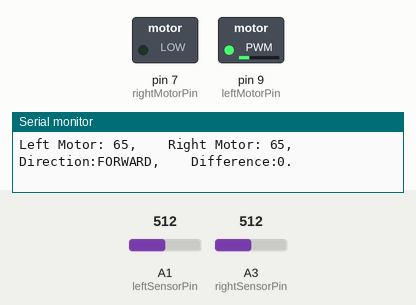
Recording of a sketch running on a simulated Arduino Uno, built with avr-gcc and run on an emulated ATmega328P. On the bench: switched loads named in the sketch (green lamp = pin HIGH), the last lines printed to the serial monitor. The test bench sets the inputs (shaded band); at power-on: A1 (leftSensorPin) = 512, A3 (rightSensorPin) = 512.

Above: at 1.2 s.
1.3 s: A1 (leftSensorPin) set to 716
At 2.5 s:
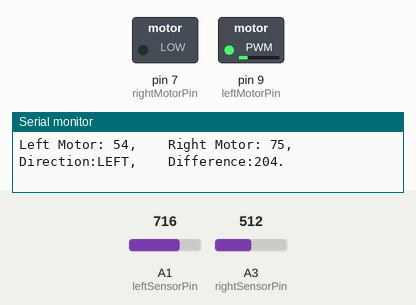
2.8 s: A3 (rightSensorPin) set to 900
At 4.3 s:
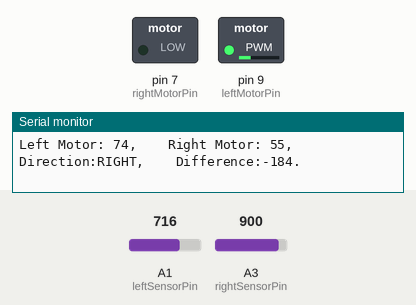
4.7 s: A1 (leftSensorPin) set to 217
At 5.3 s:
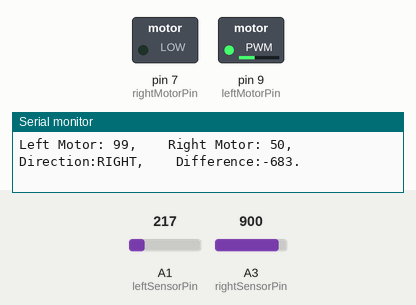
7.7 s: A1 (leftSensorPin) set to 192
At 9.2 s:
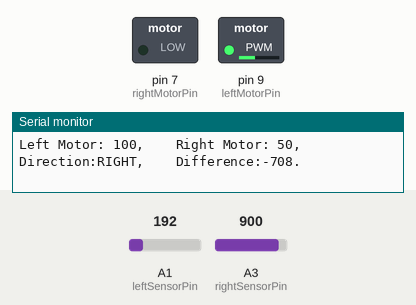
10.7 s: A3 (rightSensorPin) set to 716
At 11.5 s:
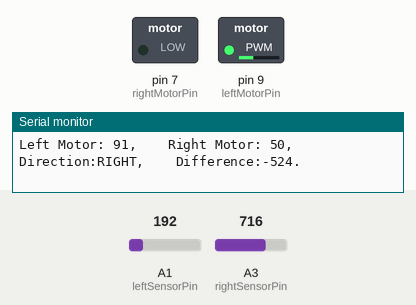
13.7 s: A3 (rightSensorPin) set to 1023
At 14.9 s:
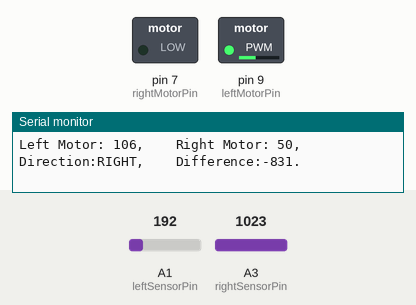
Timing chart, 0 to 16.7 s (numbered marks = the images above; inputs shaded):
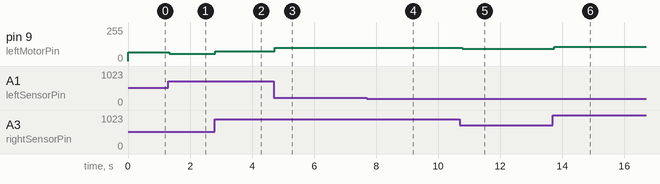

Measured:
- after the input at 1.3 s, pin 9 (leftMotorPin): 65/255 → 54/255 at once
- after the input at 2.8 s, pin 9 (leftMotorPin): 54/255 → 74/255 at once
- after the input at 4.7 s, pin 9 (leftMotorPin): 74/255 → 99/255 at once
- after the input at 7.7 s, pin 9 (leftMotorPin): 99/255 → 100/255 after 0.07 s
- after the input at 10.7 s, pin 9 (leftMotorPin): 100/255 → 91/255 after 0.08 s
- after the input at 13.7 s, pin 9 (leftMotorPin): 91/255 → 106/255 at once

The sketch:

PW3_GR-1.0.1.INO
```cpp
//--------------------------
// DEFINING THE PINS
//--------------------------

// sensor inputs
int leftSensorPin = A1;
int rightSensorPin = A3;

// motors
int leftMotorPin = 9;
int rightMotorPin = 7;


void setup() {
  // jap200
  // initialise communication at 9600 baud rate
  Serial.begin(9600);

  // setting up the motor pins
  pinMode(leftMotorPin, OUTPUT);
  pinMode(rightMotorPin, OUTPUT);

}

void loop() {

  // reading the peak values from the two sensors
  long leftSensor = analogRead(leftSensorPin);
  long rightSensor = analogRead(rightSensorPin);

  //defining the variables
  int leftDutyCycle = 0;
  int rightDutyCycle = 0;
  long calculation = leftSensor-rightSensor;
  long sensorDifference = calculation;
  char direction[8] = "FORWARD";

  int targetDutyCycle = 65;
  float kDiff = 0.05;
  int differenceThreshold = 150; // used to prevent the mouse from 'zig zagging'


  //--------------------------
  // CALCULATING MOTOR OUTPUT
  //--------------------------

  if (sensorDifference > differenceThreshold) {
    // higher voltage at left sensor -> turning left
    // (making the right motor spin faster than the left motor)
    strcpy(direction, "LEFT");

    leftDutyCycle = targetDutyCycle - kDiff*sensorDifference;
    rightDutyCycle = targetDutyCycle + kDiff*sensorDifference;

  } else if (sensorDifference < -differenceThreshold) {
    // higher voltage at right sensor -> turning right
    // (making the left motor spin faster than the right motor)
    strcpy(direction, "RIGHT");

    leftDutyCycle = targetDutyCycle + kDiff*abs(sensorDifference);
    rightDutyCycle = targetDutyCycle - kDiff*abs(sensorDifference);

  } else {
    //continue forward
    strcpy(direction, "FORWARD");

    leftDutyCycle = targetDutyCycle;
    rightDutyCycle = targetDutyCycle;
  }


  //preventing the duty cycles from exceeding the max duty cycle
  int maxDutyCycle = 120;
  int minDutyCycle = 50;

  if (leftDutyCycle > maxDutyCycle) {
    leftDutyCycle = maxDutyCycle;
  }
  if (rightDutyCycle > maxDutyCycle) {
    rightDutyCycle = maxDutyCycle;
  }
  if (leftDutyCycle < minDutyCycle) {
    leftDutyCycle = minDutyCycle;
  }
  if (rightDutyCycle < minDutyCycle) {
    rightDutyCycle = minDutyCycle;
  }

  // setting the speed of the motors
  analogWrite(leftMotorPin, leftDutyCycle);
  analogWrite(rightMotorPin, rightDutyCycle);


  //--------------------------
  // USER INFO
  // printing helpful information for the user to easily review
  // (only use one at a time - can't use both so comment the other one)
  //--------------------------

  // -> Serial monitor analysis
  Serial.print("Left Motor: ");
  Serial.print(leftDutyCycle);
  Serial.print(",    Right Motor: ");
  Serial.print(rightDutyCycle);
  Serial.print(",    Direction:");
  Serial.print(direction);
  Serial.print(",    Difference:");
  Serial.print(sensorDifference);
  Serial.println(".");

  // -> Serial plotter analysis
  // Serial.println(leftDutyCycle);
  // Serial.println(rightDutyCycle);
  // Serial.prinln(sensorDifference);


  delay(50); //delay before taking new readings

}
```
